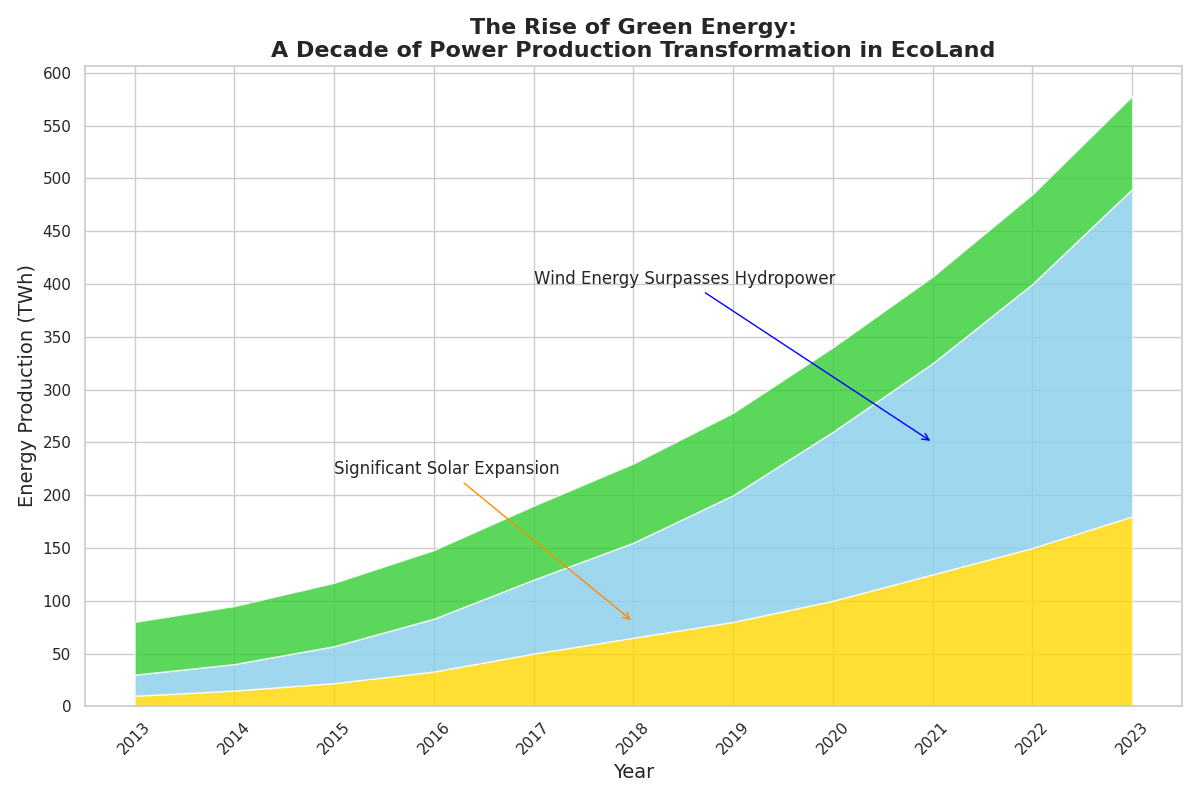

The Python source for this figure:
import matplotlib.pyplot as plt
import numpy as np

# Years from 2013 to 2023
years = np.arange(2013, 2024)

# Energy production data
solar_energy = np.array([10, 15, 22, 33, 50, 65, 80, 100, 125, 150, 180])
wind_energy = np.array([20, 25, 35, 50, 70, 90, 120, 160, 200, 250, 310])
hydro_energy = np.array([50, 55, 60, 65, 70, 75, 78, 80, 82, 85, 88])

# Stack the data
energy_data = np.vstack([solar_energy, wind_energy, hydro_energy])

# Plotting the stacked area chart
plt.figure(figsize=(12, 8))

# Create the stacked area plot without stylistic elements
plt.stackplot(years, energy_data, colors=['#FFD700', '#87CEEB', '#32CD32'], alpha=0.8)

# Adding chart details
plt.title("The Rise of Green Energy:\nA Decade of Power Production Transformation in EcoLand", fontsize=16, weight='bold')
plt.xlabel("Year", fontsize=14)
plt.ylabel("Energy Production (TWh)", fontsize=14)
plt.xticks(years, rotation=45)
plt.yticks(np.arange(0, 601, 50))

# Annotations for significant points
plt.annotate("Significant Solar Expansion", xy=(2018, 80), xytext=(2015, 220),
             arrowprops=dict(arrowstyle="->", connectionstyle="arc3", color='darkorange'), fontsize=12)

plt.annotate("Wind Energy Surpasses Hydropower", xy=(2021, 250), xytext=(2017, 400),
             arrowprops=dict(arrowstyle="->", connectionstyle="arc3", color='blue'), fontsize=12)

# Ensure the layout is tidy and adjusted
plt.tight_layout()

# Display the plot
plt.show()
